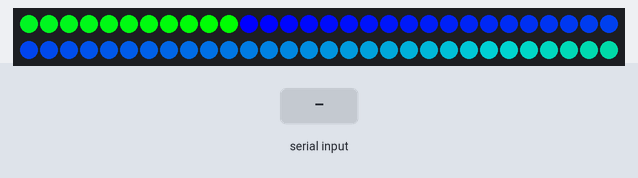
Bench run of a sketch on a simulated Arduino Uno, built with avr-gcc and run on an emulated ATmega328P. Shown: 60 RGB LEDs in strip order, left to right, continuing on the next row. The test bench sets the inputs (shaded band). Dim RGB values are drawn brighter than linear.

Above: at 1.2 s.
1.3 s: "0" received over Serial
At 1.3 s:
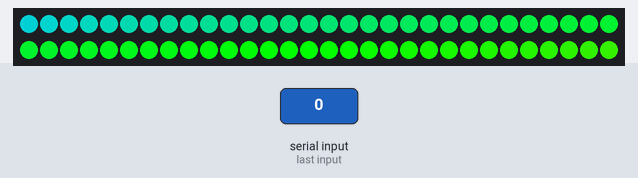
7.3 s: "4" received over Serial
At 14.38 s:
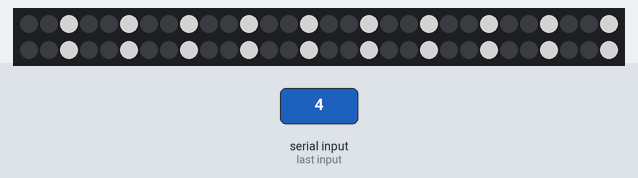
At 15.01 s:
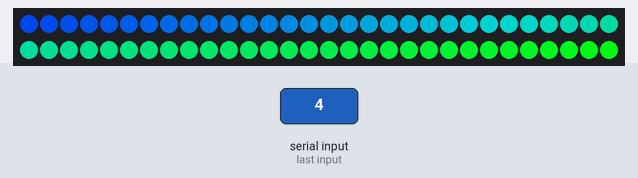

The sketch:

led_strip_save_d.ino
```cpp
#include <Adafruit_NeoPixel.h>

#define PIN 6

// Parameter 1 = number of pixels in strip
// Parameter 2 = pin number (most are valid)
// Parameter 3 = pixel type flags, add together as needed:
//   NEO_KHZ800  800 KHz bitstream (most NeoPixel products w/WS2812 LEDs)
//   NEO_KHZ400  400 KHz (classic 'v1' (not v2) FLORA pixels, WS2811 drivers)
//   NEO_GRB     Pixels are wired for GRB bitstream (most NeoPixel products)
//   NEO_RGB     Pixels are wired for RGB bitstream (v1 FLORA pixels, not v2)
Adafruit_NeoPixel strip = Adafruit_NeoPixel(60, PIN, NEO_GRB + NEO_KHZ800);

void setup() {
  strip.begin();
  strip.show(); // Initialize all pixels to 'off'
  Serial.begin(9600);
}


// Waits for person to arrive in LED strip circle
void loop() {
  if(Serial.available() > 0)
  {
    if(Serial.read() == '0')
    {
      detected();  // Once person arrive in LED strip circle
    }
  }

    else
    {
      waitingColor(2);  // Rainbow Color wheel while wainting for player to arrive
    }
}


// Waiting for player to be ready (5secs) + Ready Set Go
void detected(){
  for(uint16_t i=0; i<3; i++) {
    //glow(strip.Color(255, 255, 255),2);  // White glow up and down i times
  }

  glow(strip.Color(0, 255, 0),0.5);  // Red glow up and down -- ready
  glow(strip.Color(100, 255, 0),0.5);  // Orange glow up and down -- set
  glow(strip.Color(255, 0, 0),0.5);  // Green glow up and down -- go

  danceDetection();  // Start of the game + detection of movements with adjusting color

}


// Rainbow Color wheel
void waitingColor(uint8_t wait) {
  uint16_t i, j;
  for(j=0; j<256; j++) {
    for(i=0; i<strip.numPixels(); i++) {
      strip.setPixelColor(i, Wheel((i+j) & 255));
    }
    strip.show();
    delay(wait);
  }
}


// Fast Rainbow Color wheel
void gameColor(uint8_t wait) {
  uint16_t i, j;
  for(j=0; j<256; j++) {
    for(i=0; i<strip.numPixels(); i++) {
      strip.setPixelColor(i, Wheel((i+j) & 255));
      strip.setBrightness(j);
    }
    strip.show();
    delay(wait);
  }
}


// Start of the game + detection of movements with adjusting color
void danceDetection(){
  for(uint16_t j=0; j<5; j++) {
    if (j==4){
      j = 0;
    }
      if(Serial.available() > 0)
  {
    uint16_t input = Serial.read();
    if(input == '1')
    {
      glow(strip.Color(0, 255, 0),0.5);  // Red glow up and down -- wrong
    }

    else if(input == '2')
    {
      glow(strip.Color(100, 255, 0),0.5);  // Orange glow up and down -- almost
    }

    else if(input == '3')
    {
      colorWipe(strip.Color(255, 0, 0), 40);  // Green wipe -- yes
      }

    else if(input == '4')
    {
      endGame(strip.Color(127, 127, 127), 50, 30);  // Green wipe -- yes
      return;


      }

  }
    else
    {
      gameColor(0.5);  // Fast rainbow Color wheel between moves
    }
    }
}


// Glows one color up and down
void glow(uint32_t c, uint8_t wait) {
  uint16_t i, j;
  for(j=0; j<256; j++) {
    for(i=0; i<strip.numPixels(); i++) {
      strip.setPixelColor(i,c);
      strip.setBrightness(j);
    }
    strip.show();
    delay(wait);

  }
  for(j=254; j>1; j--) {
    for(i=0; i<strip.numPixels(); i++) {
      strip.setPixelColor(i,c);
      strip.setBrightness(j);
    }
    strip.show();
    delay(wait);

  }
  strip.setBrightness(255);
}


//// Fill the dots one after the other with a color
void colorWipe(uint32_t c, uint8_t wait) {
  for(uint16_t i=0; i<strip.numPixels(); i++) {
      strip.setPixelColor(i, c);
      strip.show();
      delay(wait);
  }
}


//// Input a value 0 to 255 to get a color value.
//// The colours are a transition r - g - b - back to r.
uint32_t Wheel(byte WheelPos) {
  if(WheelPos < 85) {
   return strip.Color(WheelPos * 3, 255 - WheelPos * 3, 0);
  } else {
   WheelPos -= 170;
   return strip.Color(0, WheelPos * 3, 255 - WheelPos * 3);
  }
}

////Theatre-style crawling lights
void endGame(uint32_t c, uint8_t wait, uint32_t cycle) {
  for (int j=0; j<cycle; j++) {  //do 'cycle' cycles of chasing
    for (int q=0; q < 3; q++) {
      for (int i=0; i < strip.numPixels(); i=i+3) {
        strip.setPixelColor(i+q, c);    //turn every third pixel on
      }
      strip.show();

      delay(wait);

      for (int i=0; i < strip.numPixels(); i=i+3) {
        strip.setPixelColor(i+q, 0);        //turn every third pixel off
      }
    }
  }
}
```

Measured:
- after the input at 1.3 s, every drawn part: stays the same
- after the input at 7.3 s, the LEDs: first change after 2.2 s (image 2 shows a later state)
